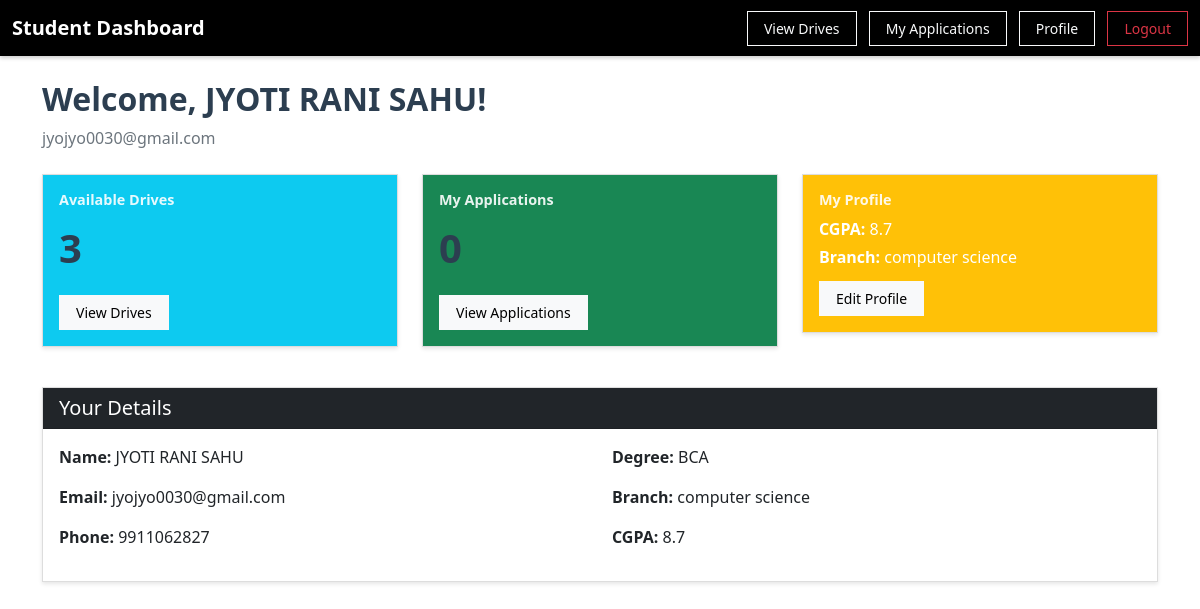
/student/dashboard (signed in), run on the app's committed database.
### tables this page shows
CREATE TABLE students (
            id INTEGER PRIMARY KEY AUTOINCREMENT,
            user_id INTEGER NOT NULL,
            name TEXT NOT NULL,
            phone TEXT,
            degree TEXT,
            branch TEXT,
            cgpa REAL,
            resume TEXT,
            status TEXT DEFAULT 'active',
            FOREIGN KEY (user_id) REFERENCES users(id)
        );

CREATE TABLE users (
            id INTEGER PRIMARY KEY AUTOINCREMENT,
            email TEXT UNIQUE NOT NULL,
            password TEXT NOT NULL,
            role TEXT NOT NULL,
            created_at TIMESTAMP DEFAULT CURRENT_TIMESTAMP
        );

### app.py (the view)
@app.route('/student/dashboard')
def student_dashboard():
    if 'user_id' not in session or session.get('role') != 'student':
        flash('Please login as student first!', 'danger')
        return redirect(url_for('login'))
    conn = get_db()
    cursor = conn.cursor()
    cursor.execute('''
        SELECT students.*, users.email
        FROM students
        JOIN users ON students.user_id = users.id
        WHERE students.user_id = ?
    ''', (session['user_id'],))
    student = cursor.fetchone()
    cursor.execute("SELECT COUNT(*) as count FROM placement_drives WHERE status = 'approved'")
    total_drives = cursor.fetchone()['count']
    cursor.execute("SELECT COUNT(*) as count FROM applications WHERE student_id = ?", (student['id'],))
    my_applications = cursor.fetchone()['count']
    conn.close()
    return render_template('student_dashboard.html',
                         student=student,
                         total_drives=total_drives,
                         my_applications=my_applications)

### app.py (called while the page is built)
def get_db():
    conn = sqlite3.connect(DATABASE)
    conn.row_factory = sqlite3.Row
    return conn

### templates/student_dashboard.html (shortened to what this page needs)
<!DOCTYPE html>
<html>
<head>
    <link href="https://cdn.jsdelivr.net/npm/bootstrap@5.1.3/dist/css/bootstrap.min.css" rel="stylesheet">
</head>
<body>
    <nav class="navbar navbar-dark">
        <div class="container-fluid">
            <span class="navbar-brand fs-5 fw-bold"> Student Dashboard</span>
            <div>
                <a href="/student/drives" class="btn btn-outline-light btn-sm me-2">View Drives</a>
                <a href="/student/my-applications" class="btn btn-outline-light btn-sm me-2">My Applications</a>
                <a href="/student/profile" class="btn btn-outline-light btn-sm me-2">Profile</a>
                <a href="/logout" class="btn btn-outline-danger btn-sm">Logout</a>
            </div>
        </div>
    </nav>
    <div class="container mt-4">
        <h2>Welcome, {{ student.name }}!</h2>
        <p class="text-muted">{{ student.email }}</p>
        <div class="row mt-4">
            <div class="col-md-4 mb-3">
                <div class="card text-white bg-info stat-card">
                    <div class="card-body">
                        <h5>Available Drives</h5>
                        <h2>{{ total_drives }}</h2>
                        <a href="/student/drives" class="btn btn-light btn-sm mt-2">View Drives</a>
                    </div>
                </div>
            </div>
            <div class="col-md-4 mb-3">
                <div class="card text-white bg-success stat-card">
                    <div class="card-body">
                        <h5>My Applications</h5>
                        <h2>{{ my_applications }}</h2>
                        <a href="/student/my-applications" class="btn btn-light btn-sm mt-2">View Applications</a>
                    </div>
                </div>
            </div>
            <div class="col-md-4 mb-3">
                <div class="card text-white bg-warning stat-card">
                    <div class="card-body">
                        <h5>My Profile</h5>
                        <p class="mb-1"><strong>CGPA:</strong> {{ student.cgpa }}</p>
                        <p class="mb-1"><strong>Branch:</strong> {{ student.branch }}</p>
                        <a href="/student/profile" class="btn btn-light btn-sm mt-2">Edit Profile</a>
                    </div>
                </div>
            </div>
        </div>
        <div class="card mt-4">
            <div class="card-header bg-dark text-white">
                <h5 class="mb-0">Your Details</h5>
            </div>
            <div class="card-body">
                <div class="row">
                    <div class="col-md-6">
                        <p><strong>Name:</strong> {{ student.name }}</p>
                        <p><strong>Email:</strong> {{ student.email }}</p>
                        <p><strong>Phone:</strong> {{ student.phone }}</p>
                    </div>
                    <div class="col-md-6">
                        <p><strong>Degree:</strong> {{ student.degree }}</p>
                        <p><strong>Branch:</strong> {{ student.branch }}</p>
                        <p><strong>CGPA:</strong> {{ student.cgpa }}</p>
                    </div>
                </div>
            </div>
        </div>
    </div>
</body>
</html>

### templates/student_dashboard.html (style rules this page uses)
body { background: #ffffff; min-height: 100vh; }
.navbar { background: #000000 !important; box-shadow: 0 2px 4px rgba(0,0,0,0.2); }
.stat-card { border-radius: 0; box-shadow: 0 4px 6px rgba(0, 0, 0, 0.15); transition: transform 0.2s; border: 2px solid rgba(0,0,0,0.1); }
.stat-card h5 { font-size: 0.9rem; font-weight: 600; opacity: 0.9; }
.stat-card h2 { font-size: 2.5rem; font-weight: 700; margin: 15px 0; }
.card { border-radius: 0; border: 1px solid #ddd; box-shadow: 0 2px 4px rgba(0, 0, 0, 0.1); }
.card-header { border-radius: 0 !important; font-weight: 600; }
h2 { font-weight: 700; color: #2c3e50; }
.btn { border-radius: 0; font-weight: 500; }
.btn-sm { padding: 6px 16px; }

### data on the page
students: name "JYOTI RANI SAHU", cgpa "8.7", branch "computer science", phone "9911062827", degree "BCA"
users: email "jyojyo0030@gmail.com"

### other printed values
{{ total_drives }} "3"
{{ my_applications }} "0"
